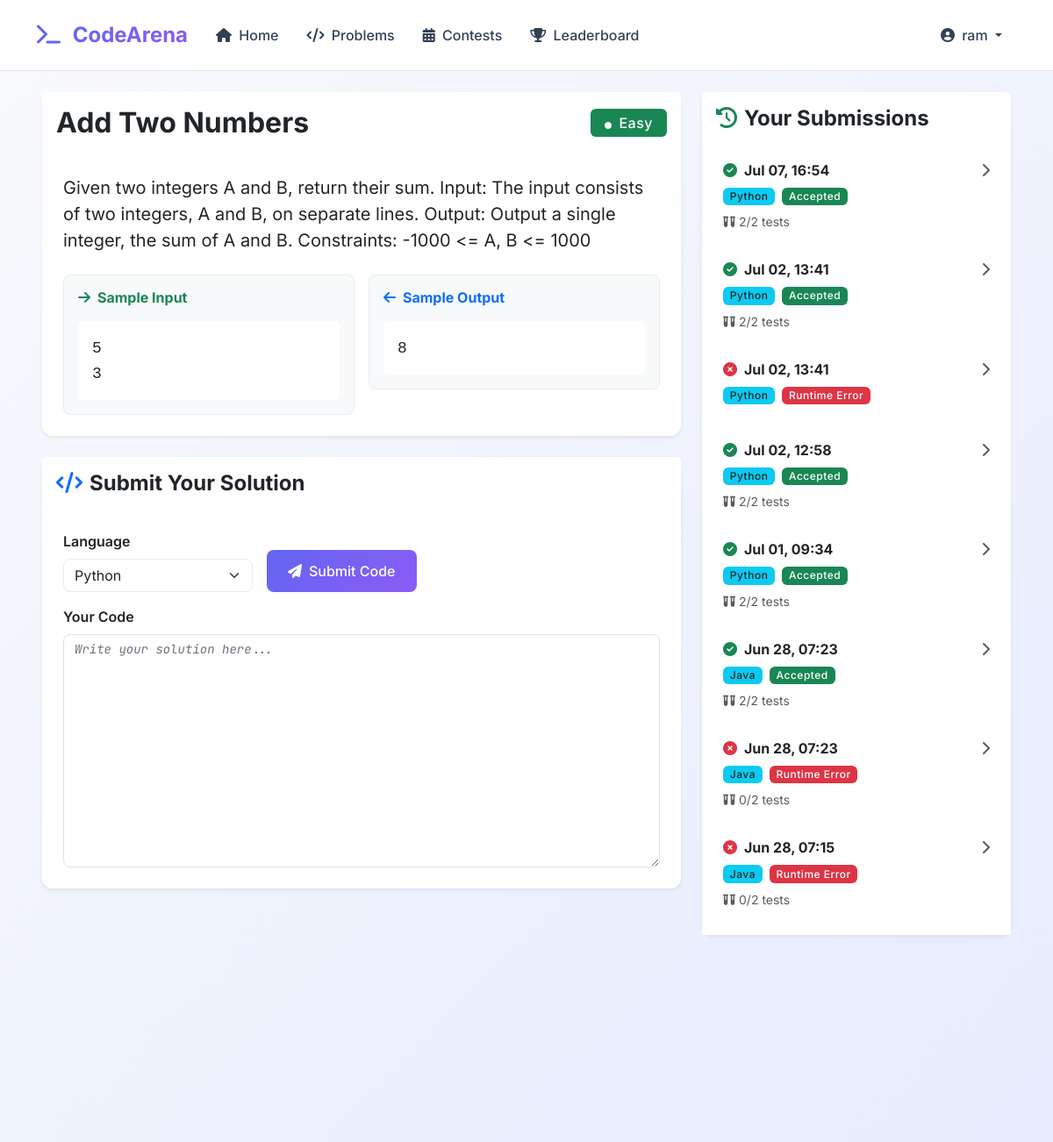
The page /problems/1/ (signed in, upper part) on the database as committed earlier.
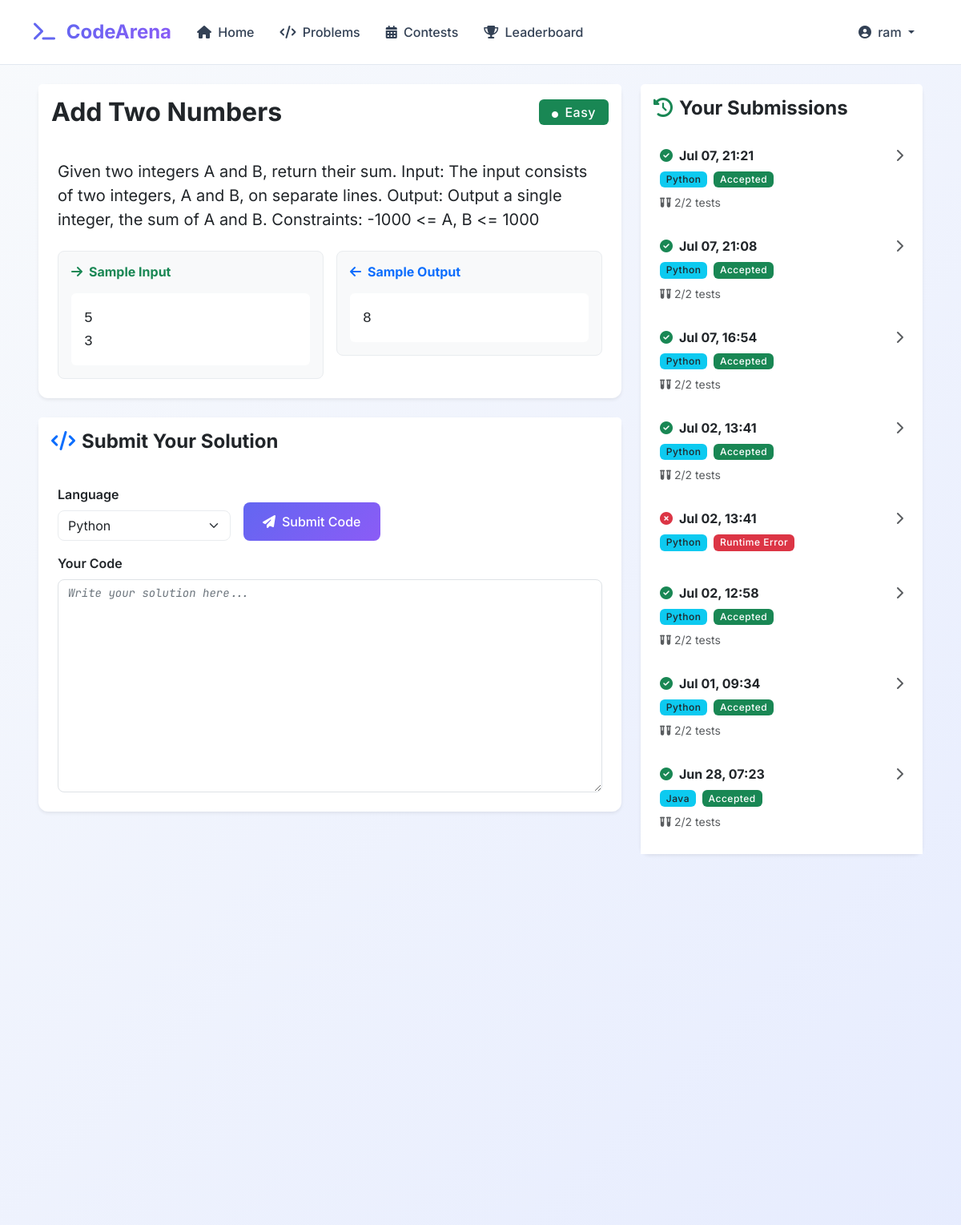
The same page on the database as committed later.
### problems/models.py (models this page shows, shortened)
class TestCase(models.Model):
    problem = models.ForeignKey(
        Problem,
        on_delete=models.CASCADE,
        related_name="test_cases",
        help_text="The problem this testcase belongs to."
    )
    input_data = models.TextField(help_text="Input for the test case.")
    expected_output = models.TextField(help_text="Expected output for the testcase")
    is_hidden = models.BooleanField(
        default=True,
        help_text="If True this test case is hidden from users."
    )
    order = models.IntegerField(default=0,help_text="Order of the test case.")
    class Meta:
        verbose_name = "Test Case"
        verbose_name_plural = "Test Cases"
        unique_together = ('problem', 'order') # Ensures unique ordering per problem
        ordering = ['order']

### submissions/models.py (models this page shows, shortened)
class Submission(models.Model):
    user = models.ForeignKey(
        CustomUser,
        on_delete=models.CASCADE,
        related_name='submissions',
        help_text="The user who made this submission."
    )
    problem = models.ForeignKey(
        Problem,
        on_delete=models.CASCADE,
        related_name='submissions',
        help_text="The problem this submission is for."
    )
    code = models.TextField(help_text="The submitted code.")
    language = models.CharField(max_length=50, help_text="Programming language used (e.g., 'python', 'cpp', 'java').")
    status_choices = (
        ('pending', 'Pending'),
        ('processing', 'Processing'),
        ('finished', 'Finished'),
    )
    status = models.CharField(
        max_length=20,
        choices=status_choices,
        default='pending',
        help_text="Current status of the submission evaluation."
    )
    final_verdict_choices = (
        ('accepted', 'Accepted'),
        ('wrong_answer', 'Wrong Answer'),
        ('time_limit_exceeded', 'Time Limit Exceeded'),
        ('memory_limit_exceeded', 'Memory Limit Exceeded'),
        ('runtime_error', 'Runtime Error'),
        ('compilation_error', 'Compilation Error'),
        ('pending', 'Pending Evaluation'), # Should match status_choices 'pending'
    )
    final_verdict = models.CharField(
        max_length=50,
        choices=final_verdict_choices,
        default='pending',
        help_text="Final verdict of the submission."
    )
    passed_test_cases = models.IntegerField(
        default=0,
        blank=True,
        null=True,
        help_text="Number of test cases passed."
    )
    total_test_cases = models.IntegerField(
        default=0,
        blank=True,
        null=True,
        help_text="Total number of test cases for the problem."
    )
    error_message = models.TextField(
        blank=True,
        null=True,
        help_text="Error message if compilation or runtime error occurred."
    )
    submitted_at = models.DateTimeField(auto_now_add=True)
    execution_time = models.FloatField(
        blank=True,
        null=True,
        help_text="Execution time in seconds."
    )
    memory_used = models.FloatField(
        blank=True,
        null=True,
        help_text="Memory used in KB or MB."
    )
    class Meta:
        verbose_name = "Submission"
        verbose_name_plural = "Submissions"
        ordering = ['-submitted_at'] # Order by most recent submission

### problems/views.py (the view)
# urls.py: path('<int:problem_id>/', views.problem_detail_view, name='detail'),
def problem_detail_view(request, problem_id):
    problem = get_object_or_404(Problem, id=problem_id)
    user_submissions = []
    if request.user.is_authenticated:
        user_submissions = Submission.objects.filter(user=request.user, problem=problem).order_by('-submitted_at')
    context = {
        'problem': problem,
        'user_submissions': user_submissions,
        'language_choices': ['Python', 'C++', 'Java'], # Hardcoded for now
    }
    return render(request, 'problems/problem_detail.html', context)

### templates/problems/problem_detail.html (shortened to what the changed rows need)
{% extends 'base.html' %}
{% block content %}
<div class="container-fluid mt-4 px-lg-5 pb-5">
    <div class="row g-4">
        <div class="col-lg-8">
            <div class="card border-0 shadow-sm mb-4">
                <div class="card-header bg-white border-0 d-flex justify-content-between align-items-center py-3">
                    <h2 class="mb-0 fw-bold text-dark">{{ problem.title|default:problem.name }}</h2>
                </div>
                <div class="card-body p-4">
                    <div class="row g-3">
                        <div class="col-md-6">
                            <div class="bg-light rounded-3 p-3 border">
                                <pre class="bg-white p-3 rounded border-0 text-dark mb-0" style="font-size: 18px; font-family: 'JetBrains Mono', monospace;"><code>{% for tc in problem.test_cases.all %}{% if not tc.is_hidden %}{{ tc.input_data }}{% endif %}{% empty %}No sample input available.{% endfor %}</code></pre>
                            </div>
                        </div>
                        <div class="col-md-6">
                            <div class="bg-light rounded-3 p-3 border">
                                <pre class="bg-white p-3 rounded border-0 text-dark mb-0" style="font-size: 18px; font-family: 'JetBrains Mono', monospace;"><code>{% for tc in problem.test_cases.all %}{% if not tc.is_hidden %}{{ tc.expected_output }}{% endif %}{% empty %}No sample output available.{% endfor %}</code></pre>
                            </div>
                        </div>
                    </div>
                </div>
            </div>
        </div>
        <div class="col-lg-4">
            <div class="card border-0 shadow-sm h-100">
                <div class="card-body p-0" style="max-height: 900px; overflow-y: auto;">
                    <div id="userSubmissionsList">
                        {% if user_submissions %}
                            <div class="list-group list-group-flush">
                                {% for submission in user_submissions %}
                                    <a href="{% url 'submissions:detail' submission.id %}"
                                       class="list-group-item list-group-item-action border-0 px-4 py-3"
                                       id="submission-{{ submission.id }}">
                                        <div class="d-flex justify-content-between align-items-start">
                                            <div class="flex-grow-1">
                                                <div class="d-flex align-items-center mb-2">
                                                    {% if submission.final_verdict == 'accepted' %}
                                                        <i class="fas fa-check-circle text-success me-2"></i>
                                                    {% elif submission.final_verdict == 'wrong_answer' or submission.final_verdict == 'runtime_error' or submission.final_verdict == 'compilation_error' %}
                                                        <i class="fas fa-times-circle text-danger me-2"></i>
                                                    {% elif submission.final_verdict == 'time_limit_exceeded' or submission.final_verdict == 'memory_limit_exceeded' %}
                                                        <i class="fas fa-clock text-warning me-2"></i>
                                                    {% else %}
                                                        <i class="fas fa-circle-notch text-secondary me-2"></i>
                                                    {% endif %}
                                                    <strong class="text-dark">{{ submission.submitted_at|date:"M d, H:i" }}</strong>
                                                </div>
                                                <div class="d-flex gap-2 mb-2">
                                                    <span class="badge bg-info text-dark">{{ submission.language|capfirst }}</span>
                                                    <span class="badge {% if submission.final_verdict == 'accepted' %}bg-success{% elif submission.final_verdict == 'wrong_answer' or submission.final_verdict == 'runtime_error' or submission.final_verdict == 'compilation_error' %}bg-danger{% elif submission.final_verdict == 'time_limit_exceeded' or submission.final_verdict == 'memory_limit_exceeded' %}bg-warning text-dark{% else %}bg-secondary{% endif %}"
                                                          data-submission-status="{{ submission.status }}">
                                                        {{ submission.get_final_verdict_display }}
                                                    </span>
                                                </div>
                                                {% if submission.total_test_cases or submission.execution_time %}
                                                    <small class="text-muted d-block">
                                                        {% if submission.total_test_cases %}
                                                            <i class="fas fa-vials me-1"></i>{{ submission.passed_test_cases|default:0 }}/{{ submission.total_test_cases }} tests
                                                        {% endif %}
                                                    </small>
                                                {% endif %}
                                            </div>
                                            <div class="text-end">
                                                <i class="fas fa-chevron-right text-muted"></i>
                                            </div>
                                        </div>
                                    </a>
                                {% endfor %}
                            </div>
                        {% else %}
                            <div class="text-center py-5">
                                <i class="fas fa-code fa-3x text-muted mb-3 d-block"></i>
                                <h5 class="text-muted mb-3">No submissions yet</h5>
                                <p class="text-muted px-3">You haven't submitted any solutions for this problem yet. Write your code and hit submit!</p>
                            </div>
                        {% endif %}
                    </div>
                </div>
            </div>
        </div>
    </div>
</div>
{% endblock %}

Rows that differ between the two databases and show on the page:
no longer on this page (row unchanged): Submission: submitted_at "Jun 28, 07:23", language "Java", final_verdict "Runtime Error", passed_test_cases "0", total_test_cases "2"
no longer on this page (row unchanged): Submission: submitted_at "Jun 28, 07:15", language "Java", final_verdict "Runtime Error", passed_test_cases "0", total_test_cases "2"
added Submission: submitted_at "Jul 07, 21:21", language "Python", final_verdict "Accepted", passed_test_cases "2", total_test_cases "2"
added Submission: submitted_at "Jul 07, 21:08", language "Python", final_verdict "Accepted", passed_test_cases "2", total_test_cases "2"
